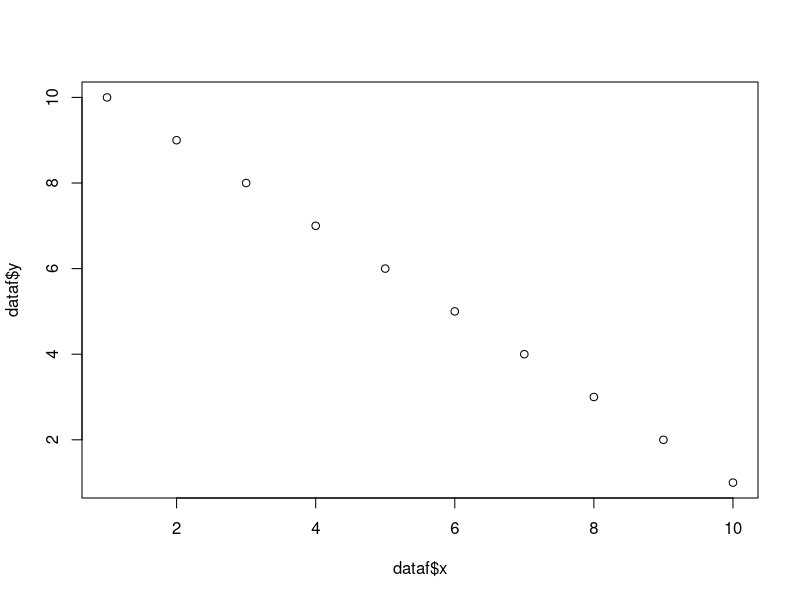

R code for this plot:
## ---- chunk 1
knitr::opts_chunk$set(echo = TRUE)
## ---- chunk 2
#Valid R code goes here
## ---- chunk 3
x <- 1:10    # create an x variable
y <- 10:1    # create a y variable
dataf <- data.frame(x = x, y = y)

summary(dataf)
## ---- chunk 4
plot(dataf$x,dataf$y)
## ---- chunk 5

family <- data.frame(name = c("Darrell", "Amy", "Elisa","Lydia","Emmy"),
                     age =  c(42, 42, 15, 13, 11))


mean(family$age)

## ---- chunk 6
#install.packages('knitr')
library(knitr)

kable(family,caption = "My family ages",digits=2)
## ---- chunk 7
v <- 4
t <- 10
a <- 1

d <- v*t+(1/2)*a*t^2
print(d)
